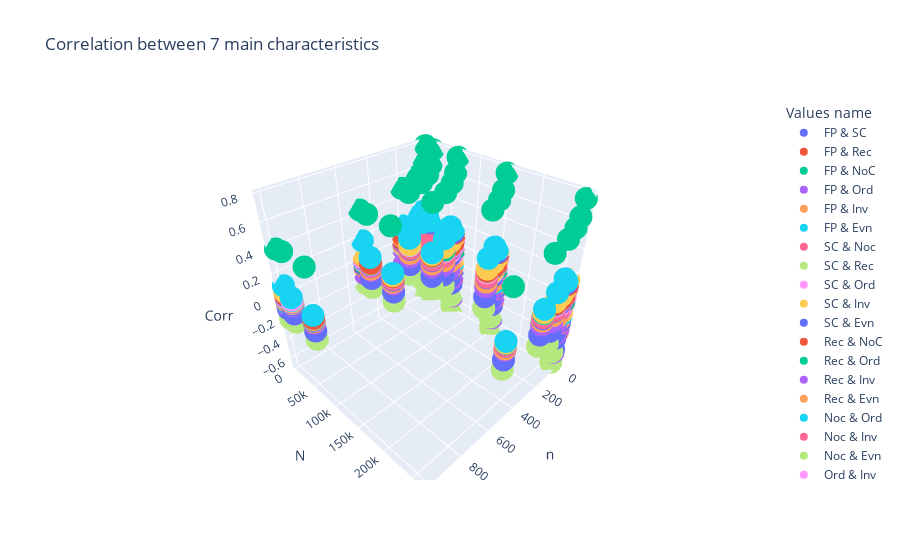

Notebook code for this chart:
### Code cell
import plotly.express as px

# For each set of style and range settings, plot n random points in the box
# defined by x in [23, 32], y in [0, 100], z in [zlow, zhigh].

fig = px.scatter_3d(corr_df, x='n', y='N', z='Corr', color='Values name', title='Correlation between 7 main characteristics')

fig.show()
